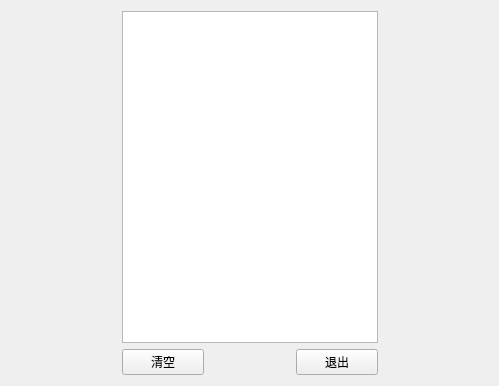
<?xml version="1.0" encoding="UTF-8"?>
<ui version="4.0">
 <class>CrossInfoWindow</class>
 <widget class="QWidget" name="CrossInfoWindow">
  <property name="geometry">
   <rect>
    <x>0</x>
    <y>0</y>
    <width>499</width>
    <height>386</height>
   </rect>
  </property>
  <property name="windowTitle">
   <string>Form</string>
  </property>
  <layout class="QGridLayout" name="gridLayout">
   <item row="0" column="1">
    <widget class="QTableWidget" name="crossInfoTableWidget"/>
   </item>
   <item row="0" column="0">
    <spacer name="horizontalSpacer_2">
     <property name="orientation">
      <enum>Qt::Horizontal</enum>
     </property>
     <property name="sizeHint" stdset="0">
      <size>
       <width>40</width>
       <height>20</height>
      </size>
     </property>
    </spacer>
   </item>
   <item row="1" column="1">
    <layout class="QHBoxLayout" name="horizontalLayout" stretch="1,1,1">
     <property name="spacing">
      <number>9</number>
     </property>
     <item>
      <widget class="QPushButton" name="clearBtn">
       <property name="sizePolicy">
        <sizepolicy hsizetype="Preferred" vsizetype="Preferred">
         <horstretch>0</horstretch>
         <verstretch>0</verstretch>
        </sizepolicy>
       </property>
       <property name="text">
        <string>清空</string>
       </property>
      </widget>
     </item>
     <item>
      <spacer name="horizontalSpacer">
       <property name="orientation">
        <enum>Qt::Horizontal</enum>
       </property>
       <property name="sizeHint" stdset="0">
        <size>
         <width>40</width>
         <height>20</height>
        </size>
       </property>
      </spacer>
     </item>
     <item>
      <widget class="QPushButton" name="quitBtn">
       <property name="sizePolicy">
        <sizepolicy hsizetype="Preferred" vsizetype="Preferred">
         <horstretch>0</horstretch>
         <verstretch>0</verstretch>
        </sizepolicy>
       </property>
       <property name="text">
        <string>退出</string>
       </property>
      </widget>
     </item>
    </layout>
   </item>
   <item row="0" column="2">
    <spacer name="horizontalSpacer_3">
     <property name="orientation">
      <enum>Qt::Horizontal</enum>
     </property>
     <property name="sizeHint" stdset="0">
      <size>
       <width>40</width>
       <height>20</height>
      </size>
     </property>
    </spacer>
   </item>
  </layout>
 </widget>
 <resources/>
 <connections/>
</ui>
